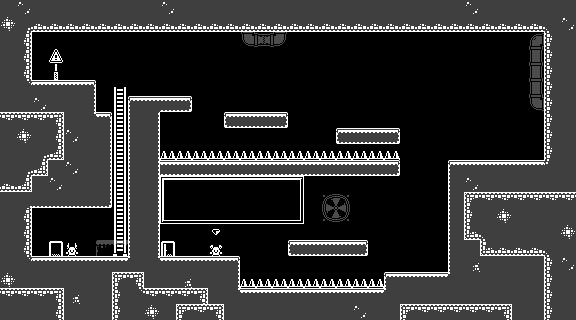

The image is a tile-based game level rendered from a .tmx file. Its description and source (layers, tilesets, objects; grid data summarised) follow:
An orthogonal 36x20 tile map with 16x16 px tiles, 8 tile layers (layer_bg_details, layer_walls, layer_platforms, layer_oneWay_platforms, ...) and 39 objects (24x Spike, 11x Stairs, 2x Door, Student, Npc).

<map version="1.10" tiledversion="1.11.2" orientation="orthogonal" renderorder="left-up" width="36" height="20" tilewidth="16" tileheight="16" infinite="0" nextlayerid="13" nextobjectid="45">
 <editorsettings>
  <export target="level2.json" format="json" />
 </editorsettings>
 <tileset firstgid="1" name="ts-monochrome_tilemap_transparent" tilewidth="16" tileheight="16" spacing="1" tilecount="400" columns="20">
  <image source="../tilesets/ts-monochrome_tilemap_transparent.png" trans="ff00ff" width="339" height="339" />
 </tileset>
 <layer id="6" name="layer_bg_details" width="36" height="20" opacity="0.3" tintcolor="#686868">
  <data>[720 cells, 14 non-empty, 11 distinct tile ids]</data>
 </layer>
 <layer id="3" name="layer_walls" width="36" height="20">
  <data>[720 cells, 186 non-empty, 24 distinct tile ids]</data>
 </layer>
 <layer id="5" name="layer_platforms" width="36" height="20">
  <data>[720 cells, 28 non-empty, 3 distinct tile ids]</data>
 </layer>
 <layer id="12" name="layer_oneWay_platforms" width="36" height="20">
  <data>[720 cells, 0 non-empty, 0 distinct tile ids]</data>
 </layer>
 <layer id="7" name="layer_fg_details" width="36" height="20">
  <data>[720 cells, 22 non-empty, 5 distinct tile ids]</data>
 </layer>
 <layer id="8" name="layer_ui" width="36" height="20">
  <data>[720 cells, 21 non-empty, 9 distinct tile ids]</data>
 </layer>
 <objectgroup id="9" name="level_entities">
  <object id="1" name="student" type="Student" x="72" y="256">
   <point />
  </object>
  <object id="2" name="Edu" type="Npc" x="216" y="256">
   <point />
  </object>
  <object id="3" name="door01" type="Door" x="56" y="256">
   <properties>
    <property name="exit" type="bool" value="false" />
    <property name="opened" type="bool" value="true" />
   </properties>
   <point />
  </object>
  <object id="23" name="door2" type="Door" x="176" y="256">
   <properties>
    <property name="exit" type="bool" value="true" />
    <property name="opened" type="bool" value="true" />
   </properties>
   <point />
  </object>
  <object id="4" name="spike01" type="Spike" x="168" y="160">
   <point />
  </object>
  <object id="5" name="spike02" type="Spike" x="184" y="160">
   <point />
  </object>
  <object id="6" name="spike03" type="Spike" x="200" y="160">
   <point />
  </object>
  <object id="7" name="spike04" type="Spike" x="216" y="160">
   <point />
  </object>
  <object id="8" name="spike05" type="Spike" x="232" y="160">
   <point />
  </object>
  <object id="9" name="spike06" type="Spike" x="248" y="160">
   <point />
  </object>
  <object id="10" name="spike07" type="Spike" x="264" y="160">
   <point />
  </object>
  <object id="11" name="spike08" type="Spike" x="280" y="160">
   <point />
  </object>
  <object id="12" name="spike09" type="Spike" x="296" y="160">
   <point />
  </object>
  <object id="13" name="spike10" type="Spike" x="312" y="160">
   <point />
  </object>
  <object id="14" name="spike11" type="Spike" x="328" y="160">
   <point />
  </object>
  <object id="15" name="spike12" type="Spike" x="344" y="160">
   <point />
  </object>
  <object id="16" name="spike13" type="Spike" x="360" y="160">
   <point />
  </object>
  <object id="17" name="spike14" type="Spike" x="376" y="160">
   <point />
  </object>
  <object id="18" name="spike15" type="Spike" x="392" y="160">
   <point />
  </object>
  <object id="19" name="spike16" type="Spike" x="248" y="288">
   <point />
  </object>
  <object id="24" name="spike17" type="Spike" x="264" y="288">
   <point />
  </object>
  <object id="25" name="spike18" type="Spike" x="280" y="288">
   <point />
  </object>
  <object id="26" name="spike19" type="Spike" x="296" y="288">
   <point />
  </object>
  <object id="27" name="spike20" type="Spike" x="312" y="288">
   <point />
  </object>
  <object id="28" name="spike21" type="Spike" x="328" y="288">
   <point />
  </object>
  <object id="29" name="spike22" type="Spike" x="344" y="288">
   <point />
  </object>
  <object id="30" name="spike23" type="Spike" x="360" y="288">
   <point />
  </object>
  <object id="31" name="spike24" type="Spike" x="376" y="288">
   <point />
  </object>
  <object id="32" name="Stairs01" type="Stairs" x="120" y="256">
   <properties>
    <property name="Piece" value="base" />
   </properties>
   <point />
  </object>
  <object id="34" name="Stairs02" type="Stairs" x="120" y="240">
   <properties>
    <property name="Piece" value="segment" />
   </properties>
   <point />
  </object>
  <object id="36" name="Stairs03" type="Stairs" x="120" y="224">
   <properties>
    <property name="Piece" value="segment" />
   </properties>
   <point />
  </object>
  <object id="37" name="Stairs04" type="Stairs" x="120" y="208">
   <properties>
    <property name="Piece" value="segment" />
   </properties>
   <point />
  </object>
  <object id="38" name="Stairs05" type="Stairs" x="120" y="192">
   <properties>
    <property name="Piece" value="segment" />
   </properties>
   <point />
  </object>
  <object id="39" name="Stairs06" type="Stairs" x="120" y="176">
   <properties>
    <property name="Piece" value="segment" />
   </properties>
   <point />
  </object>
  <object id="40" name="Stairs07" type="Stairs" x="120" y="160">
   <properties>
    <property name="Piece" value="segment" />
   </properties>
   <point />
  </object>
  <object id="41" name="Stairs08" type="Stairs" x="120" y="144">
   <properties>
    <property name="Piece" value="segment" />
   </properties>
   <point />
  </object>
  <object id="42" name="Stairs09" type="Stairs" x="120" y="128">
   <properties>
    <property name="Piece" value="segment" />
   </properties>
   <point />
  </object>
  <object id="43" name="Stairs10" type="Stairs" x="120" y="112">
   <properties>
    <property name="Piece" value="segment" />
   </properties>
   <point />
  </object>
  <object id="44" name="Stairs11" type="Stairs" x="120" y="96">
   <properties>
    <property name="Piece" value="cap" />
   </properties>
   <point />
  </object>
 </objectgroup>
 <layer id="11" name="reference_objects" width="36" height="20">
  <data>[720 cells, 39 non-empty, 8 distinct tile ids]</data>
 </layer>
 <layer id="10" name="layer_collisions" width="36" height="20" opacity="0.25" tintcolor="#aa007f">
  <data>[720 cells, 374 non-empty, 1 distinct tile ids]</data>
 </layer>
</map>
